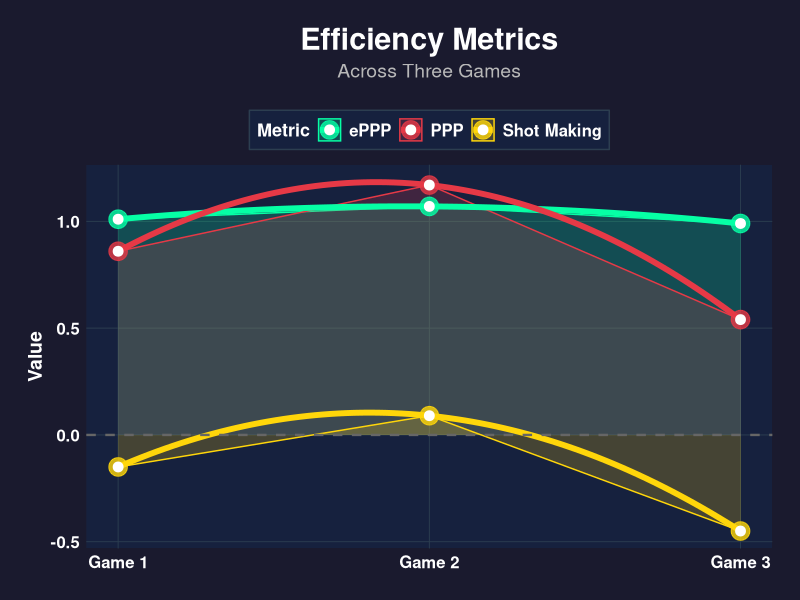

Reproduce this figure in R.
library(ggplot2)
library(tidyr)

# Create the data frame
data <- data.frame(
  Game = 1:3,
  PPP = c(0.86, 1.17, 0.54),
  ePPP = c(1.01, 1.07, 0.99),
  Shot.Making = c(-0.15, 0.09, -0.45)
)

# Reshape data to long format for plotting
data_long <- pivot_longer(data, 
                          cols = c(PPP, ePPP, Shot.Making),
                          names_to = "Metric",
                          values_to = "Value")

# Rename Shot.Making to "Shot Making" for display
data_long$Metric[data_long$Metric == "Shot.Making"] <- "Shot Making"

# Create a more dynamic and visually appealing plot
ggplot(data_long, aes(x = Game, y = Value, color = Metric, fill = Metric)) +
  # Add shaded area under lines
  geom_area(alpha = 0.2, position = "identity") +
  # Add smooth curves instead of straight lines
  geom_smooth(method = "loess", se = FALSE, size = 2, span = 1.5) +
  # Add large points
  geom_point(size = 6, alpha = 0.8) +
  geom_point(size = 3, color = "white") +
  # Add reference line at y = 0 for Shot Making
  geom_hline(yintercept = 0, linetype = "dashed", color = "gray40", size = 0.8) +
  # Custom color palette with vibrant colors
  scale_color_manual(values = c("PPP" = "#E63946", 
                                "ePPP" = "#06FFA5", 
                                "Shot Making" = "#FFD60A")) +
  scale_fill_manual(values = c("PPP" = "#E63946", 
                               "ePPP" = "#06FFA5", 
                               "Shot Making" = "#FFD60A")) +
  scale_x_continuous(breaks = 1:3, labels = paste("Game", 1:3)) +
  # Labels and title with enhanced formatting
  labs(title = "Efficiency Metrics",
       subtitle = "Across Three Games",
       x = NULL,
       y = "Value") +
  # Dark theme with custom styling
  theme_minimal() +
  theme(
    plot.background = element_rect(fill = "#1a1a2e", color = NA),
    panel.background = element_rect(fill = "#16213e", color = NA),
    panel.grid.major = element_line(color = "#2c3e50", size = 0.3),
    panel.grid.minor = element_blank(),
    plot.title = element_text(hjust = 0.5, size = 22, face = "bold", 
                              color = "white", margin = margin(b = 5)),
    plot.subtitle = element_text(hjust = 0.5, size = 14, 
                                 color = "#b8b8b8", margin = margin(b = 20)),
    axis.text = element_text(color = "white", size = 12, face = "bold"),
    axis.title = element_text(color = "white", size = 14, face = "bold"),
    legend.position = "top",
    legend.background = element_rect(fill = "#16213e", color = "#2c3e50"),
    legend.text = element_text(color = "white", size = 12, face = "bold"),
    legend.title = element_text(color = "white", size = 13, face = "bold"),
    plot.margin = margin(20, 20, 20, 20)
  )